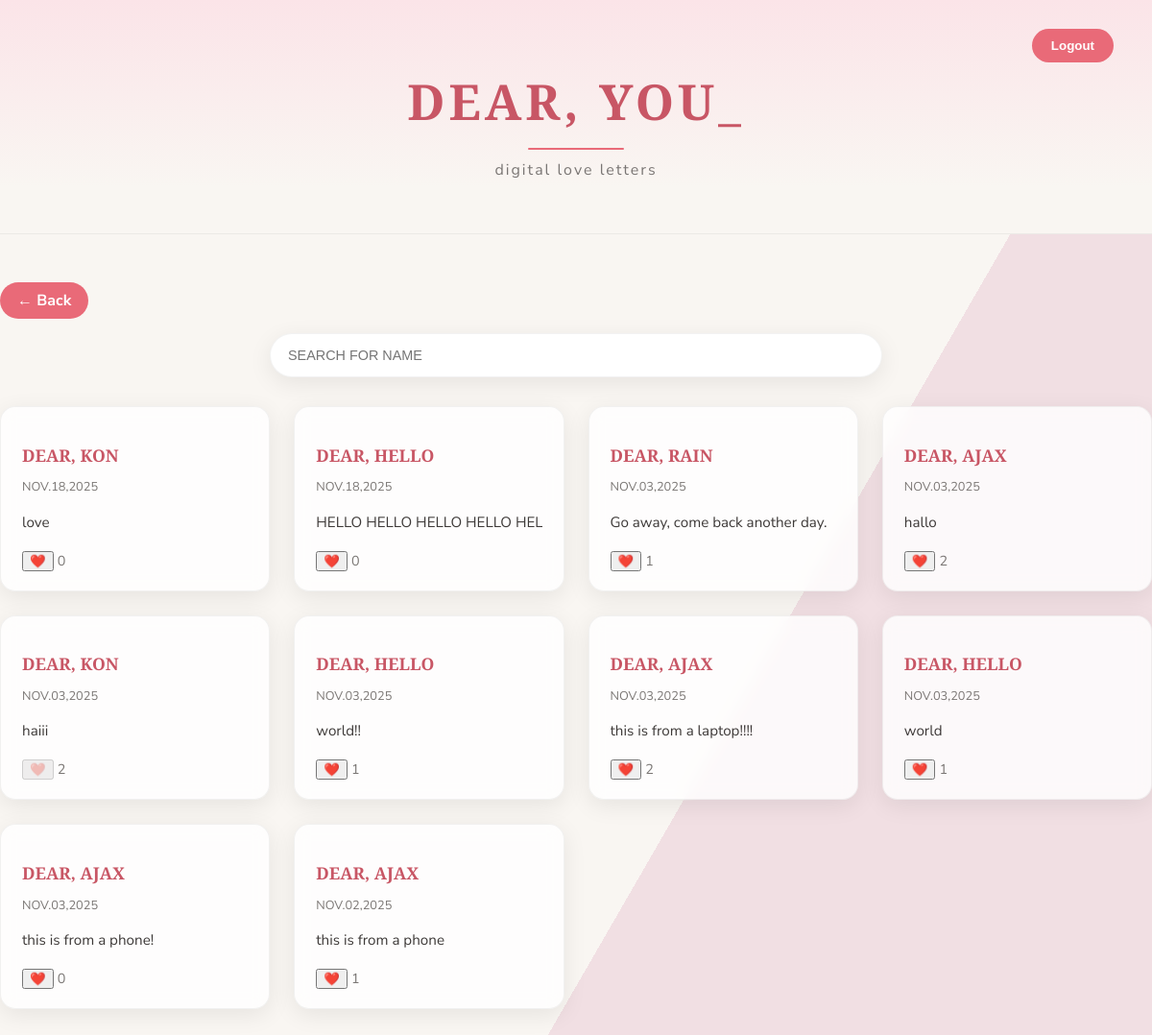
The app's page /archive (signed in) with its own data.
### app.py (models this page shows)
class Letter(db.Model):
    id = db.Column(db.Integer, primary_key=True)
    recipient = db.Column(db.String(200), nullable=False)
    message = db.Column(db.Text, nullable=False)
    created = db.Column(db.DateTime, default=datetime.utcnow)
    hearts = db.Column(db.Integer, default=0)
    user_id = db.Column(db.Integer, db.ForeignKey('user.id'))

### app.py (the view)
@app.route('/archive')
def archive():
    letters = Letter.query.order_by(Letter.created.desc()).all()
    search = request.args.get('search', '').strip().lower()
    user_reactions = {r.letter_id for r in Reaction.query.filter_by(user_id=session['user_id']).all()}
    return render_template('archive.html', letters=letters, search=search, user_reactions=user_reactions)

### templates/archive.html (shortened to what this page needs)
<!DOCTYPE html>
<html lang="en">
<head>
<link rel="stylesheet" href="{{ url_for('static', filename='style.css') }}">
</head>
<body>
<header>
    <h1>DEAR, YOU_</h1>
    <div class="line"></div>
    <p class="subtext">digital love letters</p>
    <div class="auth-buttons">
        <form action="{{ url_for('logout') }}" method="GET">
            <button type="submit">Logout</button>
        </form>
    </div>
</header>
<div class="main-container">
    <div class="left-panel">
        <a href="{{ url_for('logged') }}" class="back-btn">← Back</a>
        <form method="GET" class="search-bar">
                <input type="text" name="search" placeholder="SEARCH FOR NAME" value="{{ search }}">
        </form>
        <div class="letters-grid">
            {% for letter in letters %}
                    <div class="letter-card">
                <a href="{{ url_for('display_letter_archive', letter_id=letter.id) }}" class="letter-card-link">
                        <p class="letter-title">DEAR, {{ letter.recipient|upper }}</p>
                        <p class="letter-date">{{ letter.created.strftime('%b.%d,%Y')|upper }}</p>
                        <p class="letter-message">{{ letter.message }}</p>
                </a>
                        <form action="/reactarchive/{{ letter.id }}" method="POST">
                        {% if letter.id in user_reactions %}
                        <button type="button" disabled>❤️</button>
                        {% else %} <button type="submit">❤️</button>
                        {% endif %}
                        <span class="heart-count">{{ letter.hearts }}</span>
                    </form>
                    </div>
            {% endfor %}
        </div>
    </div>
</div>
</body>
</html>

### static/style.css (style rules this page uses)
:root { --bg-light: #f9f6f2; --bg-accent: #f1dfe3; --text-main: #3e3a39; --text-sub: #7a7674; --white: #ffffff; --shadow: 0 6px 24px rgba(0, 0, 0, 0.08); --accent: #e96a78; --accent-dark: #c85665; --card: rgba(255, 255, 255, 0.8); --border: rgba(0, 0, 0, 0.05); --radius: 16px; }
body { margin: 0; font-family: 'Nunito Sans', sans-serif; color: var(--text-main); background: linear-gradient(120deg, var(--bg-light) 65%, var(--bg-accent) 35%); background-attachment: fixed; display: flex; flex-direction: column; align-items: center; min-height: 100vh; }
header { width: 100%; text-align: center; padding: 70px 20px 40px; background: linear-gradient(180deg, #fbe4e8, #f9f6f2 80%); box-shadow: inset 0 -1px 0 rgba(0, 0, 0, 0.05); }
header h1 { font-family: 'Playfair Display', serif; color: var(--accent-dark); font-size: 3.2rem; letter-spacing: 4px; margin: 0; }
.subtext { font-size: 1rem; color: var(--text-sub); margin-top: 10px; letter-spacing: 2px; }
.line { width: 100px; height: 2px; background-color: var(--accent); margin: 14px auto 0; border-radius: 10px; }
.auth-buttons { position: absolute; top: 30px; right: 40px; display: flex; gap: 15px; }
.auth-buttons button { background: var(--accent); color: var(--white); border: none; padding: 10px 20px; border-radius: 50px; cursor: pointer; font-weight: 700; transition: all 0.3s ease; }
.main-container { display: flex; gap: 40px; max-width: 1200px; width: 100%; padding: 50px 30px; flex-wrap: wrap; justify-content: center; }
.left-panel { flex: 3; min-width: 320px; }
.search-bar { margin-bottom: 30px; text-align: center; }
.search-bar input { width: 90%; max-width: 600px; padding: 14px 18px; border: 1px solid var(--border); border-radius: 50px; font-size: 0.9rem; background: var(--white); box-shadow: var(--shadow); color: var(--text-main); outline: none; transition: all 0.2s ease; }
.letters-grid { display: grid; grid-template-columns: repeat(auto-fill, minmax(280px, 1fr)); gap: 25px; }
.letter-card { background: var(--card); backdrop-filter: blur(8px); border-radius: var(--radius); padding: 20px 22px; box-shadow: var(--shadow); border: 1px solid var(--border); transition: transform 0.25s ease, box-shadow 0.25s ease; }
.letter-title { font-family: 'Playfair Display', serif; font-size: 1.1rem; font-weight: 700; color: var(--accent-dark); margin-bottom: 5px; }
.letter-date { font-size: 0.8rem; color: var(--text-sub); margin-bottom: 12px; }
.letter-message { font-size: 0.95rem; line-height: 1.7; color: var(--text-main); word-wrap: break-word; }
.heart-count { font-size: 0.9rem; color: var(--text-sub); }
.letter-title, .letter-message { white-space: nowrap; overflow: hidden; text-overflow: ellipsis; }
.letter-message { display: -webkit-box; -webkit-line-clamp: 3; -webkit-box-orient: vertical; overflow: hidden; text-overflow: ellipsis; }
.letter-card-link { text-decoration: none; color: inherit; display: block; }
.back-btn { display: inline-block; margin-bottom: 15px; background: #e96a78; color: #fff; padding: 8px 18px; border-radius: 25px; text-decoration: none; font-weight: 700; transition: background 0.2s ease, transform 0.2s ease; }

### records on screen
Letter: recipient "KON", created "NOV.18,2025", message "love", hearts "0"
Letter: recipient "HELLO", created "NOV.18,2025", message "HELLO HELLO HELLO HELLO H…", hearts "0"
Letter: recipient "RAIN", created "NOV.03,2025", message "Go away, come back another day.", hearts "1"
Letter: recipient "AJAX", created "NOV.03,2025", message "hallo", hearts "2"
Letter: recipient "KON", created "NOV.03,2025", message "haiii", hearts "2"
Letter: recipient "HELLO", created "NOV.03,2025", message "world!!", hearts "1"
Letter: recipient "AJAX", created "NOV.03,2025", message "this is from a laptop!!!!", hearts "2"
Letter: recipient "HELLO", created "NOV.03,2025", message "world", hearts "1"
Letter: recipient "AJAX", created "NOV.03,2025", message "this is from a phone!", hearts "0"
Letter: recipient "AJAX", created "NOV.02,2025", message "this is from a phone", hearts "1"
